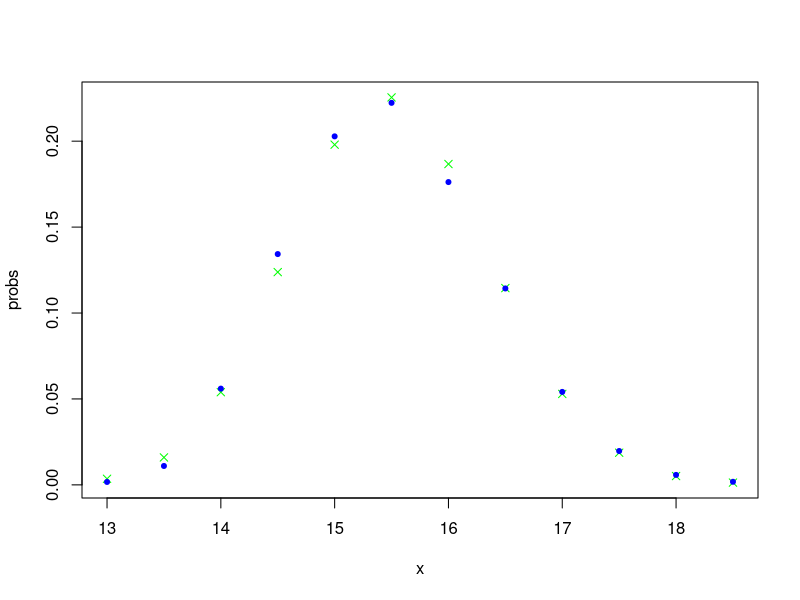
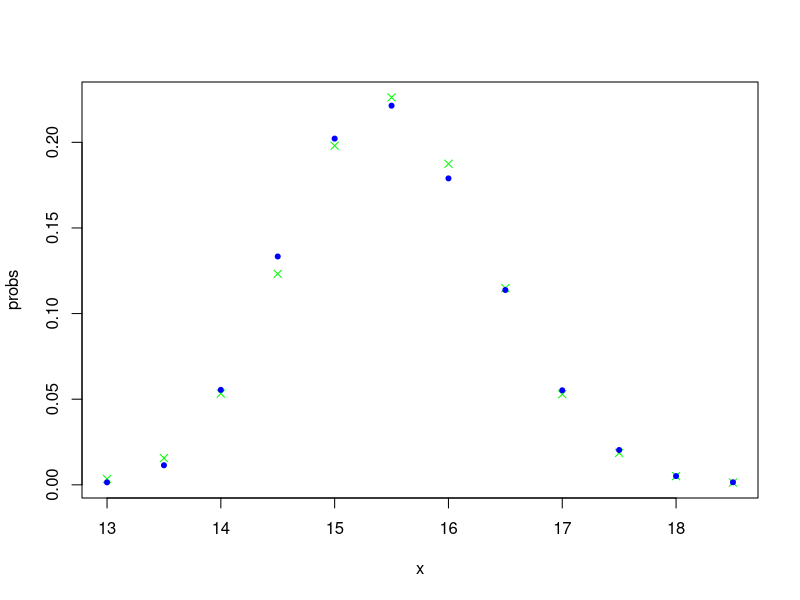
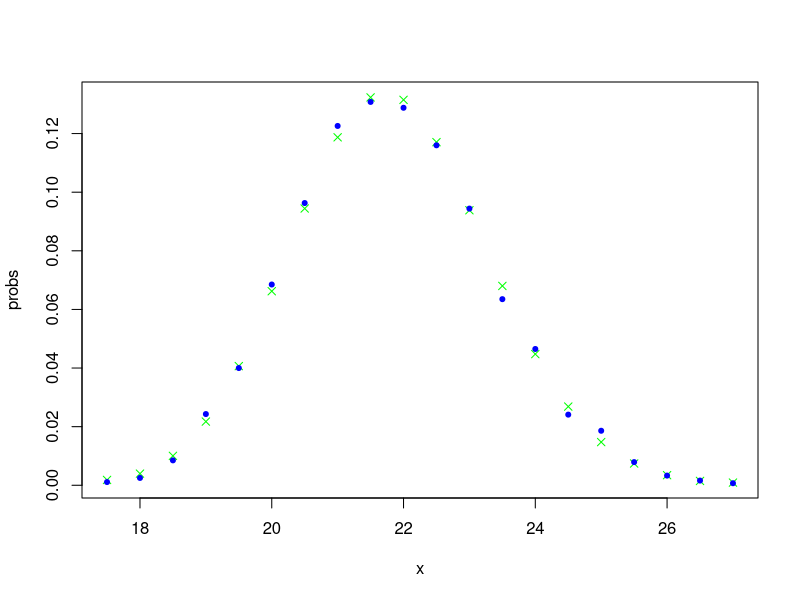

Reproduce these figures in R, in order.
library( MASS )

## Function for getting data (it's discrete) from experiment with our model
get_data = function() {
  frequencies <- c(17, 110, 560, 1343, 2028, 2223, 1762, 1143, 541, 197, 58, 18)
  values <- seq(13, 18.5, 0.5)
  data <- rep(values, frequencies)
  return (data)
}

## Get data
data = get_data()
data_length = length(data)

table = table(data)
values = as.numeric(names(table))
frequencies = as.numeric(table)
values
frequencies

## Compute shape and rate
parameters = fitdistr(data, "gamma")$estimate
shape = parameters[1]
rate = parameters[2]
mean = mean(data)
shape
rate
mean

## Get probabilities for the intervals
rightVals = c(seq(13.25, 18.25, 0.5), Inf)
leftVals = c(-Inf, seq(13.25, 18.25, 0.5))
x = seq(13, 18.5, 0.5)
probs = pgamma(rightVals, shape, rate) - pgamma(leftVals, shape, rate)

## Chisq test does not work with sample shape and rate
chisq.test(frequencies, p=probs)

## Optimize p value and find best shape (sample mean = 15.4969)
optimize_data_shape = function(cur_data_shape) {
  cur_data_rate = cur_data_shape / mean
  probs = (pgamma(rightVals, cur_data_shape, cur_data_rate) - 
             pgamma(leftVals, cur_data_shape, cur_data_rate))
  cur_res = chisq.test(frequencies, p=probs)
  return (cur_res$p.value)
}

optimize_result = optimize(optimize_data_shape, interval = c(300, 320),
                           maximum = TRUE, tol = 0.0001)
optimize_shape = optimize_result$maximum
optimize_shape
optimize_rate = optimize_shape / mean
optimize_rate

probs = (pgamma(rightVals, optimize_shape, optimize_rate) 
         - pgamma(leftVals, optimize_shape, optimize_rate))
plot(x, probs, col="green", pch=4)
points(x, frequencies / data_length, col="blue", pch=20)

## With best shape and sample mean chisq test does not work
chisq.test(frequencies, p=probs)

##########################################################################
## Same tests for 50 000 exps

## Function for getting data (it's discrete) from experiment with our model
get_data = function() {
  frequencies <- c(71, 571, 2772, 6667, 10109, 11070, 8947, 5688, 2760, 1016, 255, 74)
  values <- seq(13, 18.5, 0.5)
  data <- rep(values, frequencies)
  return (data)
}

## Get data
data = get_data()
data_length = length(data)

table = table(data)
values = as.numeric(names(table))
frequencies = as.numeric(table)
values
frequencies

## Compute shape and rate
parameters = fitdistr(data, "gamma")$estimate
shape = parameters[1]
rate = parameters[2]
mean = mean(data)
shape
rate
mean

## Get probabilities for the intervals
rightVals = c(seq(13.25, 18.25, 0.5), Inf)
leftVals = c(-Inf, seq(13.25, 18.25, 0.5))
x = seq(13, 18.5, 0.5)
probs = pgamma(rightVals, shape, rate) - pgamma(leftVals, shape, rate)

## Chisq test does not work with sample shape and rate
chisq.test(frequencies, p=probs)

## Optimize p value and find best shape (sample mean = 15.4969)
optimize_data_shape = function(cur_data_shape) {
  cur_data_rate = cur_data_shape / mean
  probs = (pgamma(rightVals, cur_data_shape, cur_data_rate) - 
             pgamma(leftVals, cur_data_shape, cur_data_rate))
  cur_res = chisq.test(frequencies, p=probs)
  return (cur_res$p.value)
}

optimize_result = optimize(optimize_data_shape, interval = c(300, 320),
                           maximum = TRUE, tol = 0.0001)
optimize_shape = optimize_result$maximum
optimize_shape
optimize_rate = optimize_shape / mean
optimize_rate

probs = (pgamma(rightVals, optimize_shape, optimize_rate) 
         - pgamma(leftVals, optimize_shape, optimize_rate))
plot(x, probs, col="green", pch=4)
points(x, frequencies / data_length, col="blue", pch=20)

## With best shape and sample mean chisq test does not work
chisq.test(frequencies, p=probs)


##########################################################################

## Same tests for Bartlett P1 and P2 flows
## Function for getting data (it's discrete) from experiment with our model
get_data = function() {
  frequencies <- c(11, 25, 85, 243, 400, 685, 963, 1226, 
                   1308, 1288, 1160, 944, 635, 465, 241, 
                   186, 79, 33, 16, 7)
  values <- seq(17.5, 27, 0.5)
  data <- rep(values, frequencies)
  return (data)
}

## Get data
data = get_data()
data_length = length(data)

table = table(data)
values = as.numeric(names(table))
frequencies = as.numeric(table)
values
frequencies

## Compute shape and rate
parameters = fitdistr(data, "gamma")$estimate
shape = parameters[1]
rate = parameters[2]
mean = mean(data)
shape
rate
mean

## Get probabilities for the intervals
rightVals = c(seq(17.75, 26.75, 0.5), Inf)
leftVals = c(-Inf, seq(17.75, 26.75, 0.5))
x = seq(17.5, 27, 0.5)
probs = pgamma(rightVals, shape, rate) - pgamma(leftVals, shape, rate)

## Chisq test does not work with sample shape and rate
chisq.test(frequencies, p=probs)

## Optimize p value and find best shape (sample mean = 15.4969)
optimize_data_shape = function(cur_data_shape) {
  cur_data_rate = cur_data_shape / mean
  probs = (pgamma(rightVals, cur_data_shape, cur_data_rate) - 
             pgamma(leftVals, cur_data_shape, cur_data_rate))
  cur_res = chisq.test(frequencies, p=probs)
  return (cur_res$p.value)
}

optimize_result = optimize(optimize_data_shape, interval = c(210, 220),
                           maximum = TRUE, tol = 0.0001)
optimize_shape = optimize_result$maximum
optimize_shape
optimize_rate = optimize_shape / mean
optimize_rate

probs = (pgamma(rightVals, optimize_shape, optimize_rate) 
         - pgamma(leftVals, optimize_shape, optimize_rate))
plot(x, probs, col="green", pch=4)
points(x, frequencies / data_length, col="blue", pch=20)

## With best shape and sample mean chisq test does not work
chisq.test(frequencies, p=probs)
